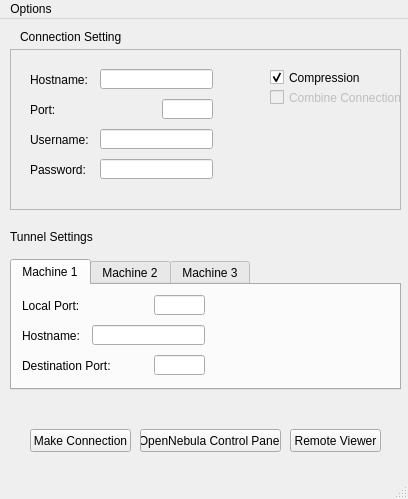
<?xml version="1.0" encoding="UTF-8"?>
<ui version="4.0">
 <class>SVMT_Gui</class>
 <widget class="QMainWindow" name="SVMT_Gui">
  <property name="geometry">
   <rect>
    <x>0</x>
    <y>0</y>
    <width>408</width>
    <height>499</height>
   </rect>
  </property>
  <property name="windowTitle">
   <string>MainWindow</string>
  </property>
  <widget class="QWidget" name="centralwidget">
   <widget class="QLabel" name="title">
    <property name="geometry">
     <rect>
      <x>20</x>
      <y>10</y>
      <width>101</width>
      <height>16</height>
     </rect>
    </property>
    <property name="text">
     <string>Connection Settings</string>
    </property>
   </widget>
   <widget class="QFrame" name="frame">
    <property name="geometry">
     <rect>
      <x>10</x>
      <y>30</y>
      <width>391</width>
      <height>161</height>
     </rect>
    </property>
    <property name="frameShape">
     <enum>QFrame::StyledPanel</enum>
    </property>
    <property name="frameShadow">
     <enum>QFrame::Raised</enum>
    </property>
    <widget class="QLabel" name="passTextLabel">
     <property name="geometry">
      <rect>
       <x>20</x>
       <y>110</y>
       <width>61</width>
       <height>21</height>
      </rect>
     </property>
     <property name="text">
      <string>Password:</string>
     </property>
    </widget>
    <widget class="QCheckBox" name="compressCheck">
     <property name="geometry">
      <rect>
       <x>260</x>
       <y>20</y>
       <width>91</width>
       <height>17</height>
      </rect>
     </property>
     <property name="text">
      <string>Compression</string>
     </property>
     <property name="checked">
      <bool>true</bool>
     </property>
    </widget>
    <widget class="QCheckBox" name="combineCheck">
     <property name="enabled">
      <bool>false</bool>
     </property>
     <property name="geometry">
      <rect>
       <x>260</x>
       <y>40</y>
       <width>131</width>
       <height>17</height>
      </rect>
     </property>
     <property name="text">
      <string>Combine Connections</string>
     </property>
    </widget>
    <widget class="QLabel" name="userTextLabel">
     <property name="geometry">
      <rect>
       <x>20</x>
       <y>80</y>
       <width>61</width>
       <height>21</height>
      </rect>
     </property>
     <property name="text">
      <string>Username:</string>
     </property>
    </widget>
    <widget class="QLineEdit" name="passText">
     <property name="geometry">
      <rect>
       <x>90</x>
       <y>110</y>
       <width>113</width>
       <height>20</height>
      </rect>
     </property>
     <property name="echoMode">
      <enum>QLineEdit::Password</enum>
     </property>
    </widget>
    <widget class="QLabel" name="portTextLabel">
     <property name="geometry">
      <rect>
       <x>20</x>
       <y>50</y>
       <width>61</width>
       <height>21</height>
      </rect>
     </property>
     <property name="text">
      <string>Port:</string>
     </property>
    </widget>
    <widget class="QLineEdit" name="hostText">
     <property name="geometry">
      <rect>
       <x>90</x>
       <y>20</y>
       <width>113</width>
       <height>20</height>
      </rect>
     </property>
    </widget>
    <widget class="QLineEdit" name="portText">
     <property name="geometry">
      <rect>
       <x>152</x>
       <y>50</y>
       <width>51</width>
       <height>20</height>
      </rect>
     </property>
     <property name="text">
      <string/>
     </property>
    </widget>
    <widget class="QLineEdit" name="userText">
     <property name="geometry">
      <rect>
       <x>90</x>
       <y>80</y>
       <width>113</width>
       <height>20</height>
      </rect>
     </property>
    </widget>
    <widget class="QLabel" name="hostTextLabel">
     <property name="geometry">
      <rect>
       <x>20</x>
       <y>20</y>
       <width>61</width>
       <height>21</height>
      </rect>
     </property>
     <property name="text">
      <string>Hostname:</string>
     </property>
    </widget>
   </widget>
   <widget class="QLabel" name="tunlTitle">
    <property name="geometry">
     <rect>
      <x>10</x>
      <y>210</y>
      <width>101</width>
      <height>16</height>
     </rect>
    </property>
    <property name="text">
     <string>Tunnel Settings</string>
    </property>
   </widget>
   <widget class="QTabWidget" name="tunlTabs">
    <property name="geometry">
     <rect>
      <x>10</x>
      <y>240</y>
      <width>391</width>
      <height>131</height>
     </rect>
    </property>
    <property name="currentIndex">
     <number>0</number>
    </property>
    <property name="tabBarAutoHide">
     <bool>false</bool>
    </property>
    <widget class="QWidget" name="machine1">
     <attribute name="title">
      <string>Machine 1</string>
     </attribute>
     <widget class="QLabel" name="destPortTextLabel_1">
      <property name="geometry">
       <rect>
        <x>10</x>
        <y>70</y>
        <width>91</width>
        <height>21</height>
       </rect>
      </property>
      <property name="text">
       <string>Destination Port:</string>
      </property>
     </widget>
     <widget class="QLineEdit" name="tunlHostText_1">
      <property name="geometry">
       <rect>
        <x>80</x>
        <y>40</y>
        <width>113</width>
        <height>20</height>
       </rect>
      </property>
     </widget>
     <widget class="QLineEdit" name="destPortText_1">
      <property name="geometry">
       <rect>
        <x>142</x>
        <y>70</y>
        <width>51</width>
        <height>20</height>
       </rect>
      </property>
      <property name="text">
       <string/>
      </property>
     </widget>
     <widget class="QLabel" name="tunlHostTextLabel_1">
      <property name="geometry">
       <rect>
        <x>10</x>
        <y>40</y>
        <width>61</width>
        <height>21</height>
       </rect>
      </property>
      <property name="text">
       <string>Hostname:</string>
      </property>
     </widget>
     <widget class="QLineEdit" name="localPortText_1">
      <property name="geometry">
       <rect>
        <x>142</x>
        <y>10</y>
        <width>51</width>
        <height>20</height>
       </rect>
      </property>
      <property name="text">
       <string/>
      </property>
     </widget>
     <widget class="QLabel" name="localPortTextLabel_1">
      <property name="geometry">
       <rect>
        <x>10</x>
        <y>10</y>
        <width>61</width>
        <height>21</height>
       </rect>
      </property>
      <property name="text">
       <string>Local Port:</string>
      </property>
     </widget>
    </widget>
    <widget class="QWidget" name="machine2">
     <attribute name="title">
      <string>Machine 2</string>
     </attribute>
     <widget class="QLineEdit" name="destPortText_2">
      <property name="geometry">
       <rect>
        <x>142</x>
        <y>70</y>
        <width>51</width>
        <height>20</height>
       </rect>
      </property>
      <property name="text">
       <string/>
      </property>
     </widget>
     <widget class="QLineEdit" name="localPortText_2">
      <property name="geometry">
       <rect>
        <x>142</x>
        <y>10</y>
        <width>51</width>
        <height>20</height>
       </rect>
      </property>
      <property name="text">
       <string/>
      </property>
     </widget>
     <widget class="QLabel" name="localPortTextLabel_2">
      <property name="geometry">
       <rect>
        <x>10</x>
        <y>10</y>
        <width>61</width>
        <height>21</height>
       </rect>
      </property>
      <property name="text">
       <string>Local Port:</string>
      </property>
     </widget>
     <widget class="QLabel" name="destPortTextLabel_2">
      <property name="geometry">
       <rect>
        <x>10</x>
        <y>70</y>
        <width>91</width>
        <height>21</height>
       </rect>
      </property>
      <property name="text">
       <string>Destination Port:</string>
      </property>
     </widget>
     <widget class="QLabel" name="tunlHostTextLabel_2">
      <property name="geometry">
       <rect>
        <x>10</x>
        <y>40</y>
        <width>61</width>
        <height>21</height>
       </rect>
      </property>
      <property name="text">
       <string>Hostname:</string>
      </property>
     </widget>
     <widget class="QLineEdit" name="tunlHostText_2">
      <property name="geometry">
       <rect>
        <x>80</x>
        <y>40</y>
        <width>113</width>
        <height>20</height>
       </rect>
      </property>
     </widget>
    </widget>
    <widget class="QWidget" name="machine3">
     <attribute name="title">
      <string>Machine 3</string>
     </attribute>
     <widget class="QLineEdit" name="destPortText_3">
      <property name="geometry">
       <rect>
        <x>142</x>
        <y>70</y>
        <width>51</width>
        <height>20</height>
       </rect>
      </property>
      <property name="text">
       <string/>
      </property>
     </widget>
     <widget class="QLineEdit" name="localPortText_3">
      <property name="geometry">
       <rect>
        <x>142</x>
        <y>10</y>
        <width>51</width>
        <height>20</height>
       </rect>
      </property>
      <property name="text">
       <string/>
      </property>
     </widget>
     <widget class="QLabel" name="localPortTextLabel_3">
      <property name="geometry">
       <rect>
        <x>10</x>
        <y>10</y>
        <width>61</width>
        <height>21</height>
       </rect>
      </property>
      <property name="text">
       <string>Local Port:</string>
      </property>
     </widget>
     <widget class="QLabel" name="destPortTextLabel_3">
      <property name="geometry">
       <rect>
        <x>10</x>
        <y>70</y>
        <width>91</width>
        <height>21</height>
       </rect>
      </property>
      <property name="text">
       <string>Destination Port:</string>
      </property>
     </widget>
     <widget class="QLabel" name="tunlHostTextLabel_3">
      <property name="geometry">
       <rect>
        <x>10</x>
        <y>40</y>
        <width>61</width>
        <height>21</height>
       </rect>
      </property>
      <property name="text">
       <string>Hostname:</string>
      </property>
     </widget>
     <widget class="QLineEdit" name="tunlHostText_3">
      <property name="geometry">
       <rect>
        <x>80</x>
        <y>40</y>
        <width>113</width>
        <height>20</height>
       </rect>
      </property>
     </widget>
    </widget>
   </widget>
   <widget class="QPushButton" name="connectButton">
    <property name="geometry">
     <rect>
      <x>30</x>
      <y>410</y>
      <width>101</width>
      <height>23</height>
     </rect>
    </property>
    <property name="text">
     <string>Make Connection</string>
    </property>
   </widget>
   <widget class="QPushButton" name="nebulaButton">
    <property name="geometry">
     <rect>
      <x>140</x>
      <y>410</y>
      <width>141</width>
      <height>23</height>
     </rect>
    </property>
    <property name="text">
     <string>OpenNebula Control Panel</string>
    </property>
   </widget>
   <widget class="QPushButton" name="viewerButton">
    <property name="geometry">
     <rect>
      <x>290</x>
      <y>410</y>
      <width>91</width>
      <height>23</height>
     </rect>
    </property>
    <property name="text">
     <string>Remote Viewer</string>
    </property>
   </widget>
  </widget>
  <widget class="QMenuBar" name="menubar">
   <property name="geometry">
    <rect>
     <x>0</x>
     <y>0</y>
     <width>408</width>
     <height>21</height>
    </rect>
   </property>
   <widget class="QMenu" name="menuOptions">
    <property name="title">
     <string>Options</string>
    </property>
    <addaction name="actionPalceholde"/>
   </widget>
   <addaction name="menuOptions"/>
  </widget>
  <widget class="QStatusBar" name="statusbar"/>
  <action name="actionOpen">
   <property name="text">
    <string>Open...</string>
   </property>
  </action>
  <action name="actionSave">
   <property name="text">
    <string>Save</string>
   </property>
  </action>
  <action name="actionSave_As">
   <property name="text">
    <string>Save As...</string>
   </property>
  </action>
  <action name="actionPrint">
   <property name="text">
    <string>Print...</string>
   </property>
  </action>
  <action name="actionCopy">
   <property name="text">
    <string>Copy</string>
   </property>
  </action>
  <action name="actionPaste">
   <property name="text">
    <string>Paste</string>
   </property>
  </action>
  <action name="actionPalceholde">
   <property name="text">
    <string>Palceholde</string>
   </property>
  </action>
 </widget>
 <resources/>
 <connections/>
</ui>
